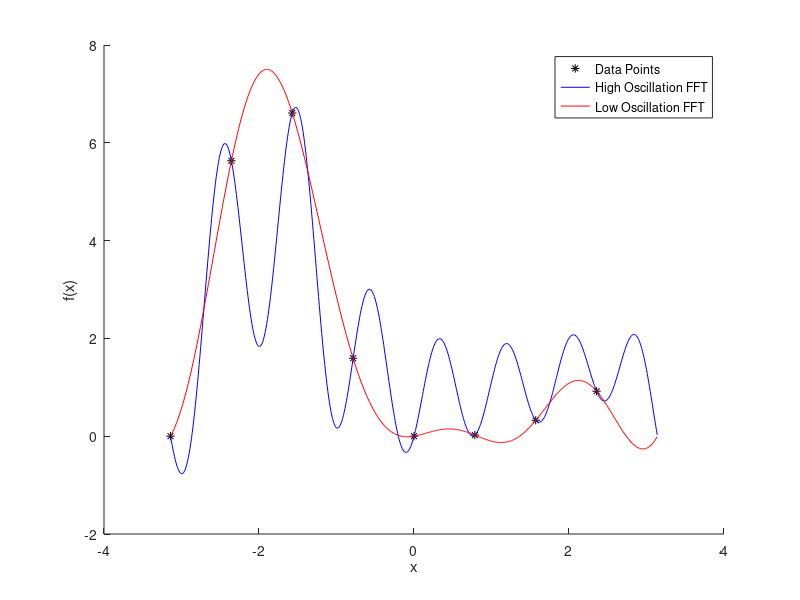

MATLAB code for this plot:
%Initial Variables
m = 4;
s = 0;
s1 = 0;
finex = -pi:0.01:pi;
xdata = -pi:(pi / m):(pi - pi / m);
ydata = (1 - xdata).^2 .* sin(xdata).^2;

%Fast Fourier Transform
newy = fftshift(ydata);
d = fft(newy);
newd = fftshift(d);

%Basis Functions
for k=0:(2 * m - 1)
    s = s + d(k + 1) * exp(1i * k * finex);
end

%Complete Basis Function
s = s  / (2 * m);

%Basis Functions - Go From -4 to 3 to reduce oscillations
for k=-m:(m - 1)
    s1 = s1 + newd(m + k + 1) * exp(1i * k * finex);
end

%Complete Basis Function
s1 = s1 / (2 * m);

%Plot
hold on;
plot(xdata, ydata, 'k*');
plot(finex, s, 'b');
plot(finex, s1, 'r');
xlabel('x');
ylabel('f(x)');
legend('Data Points', 'High Oscillation FFT', 'Low Oscillation FFT', ...
    'location', 'best');
hold off;